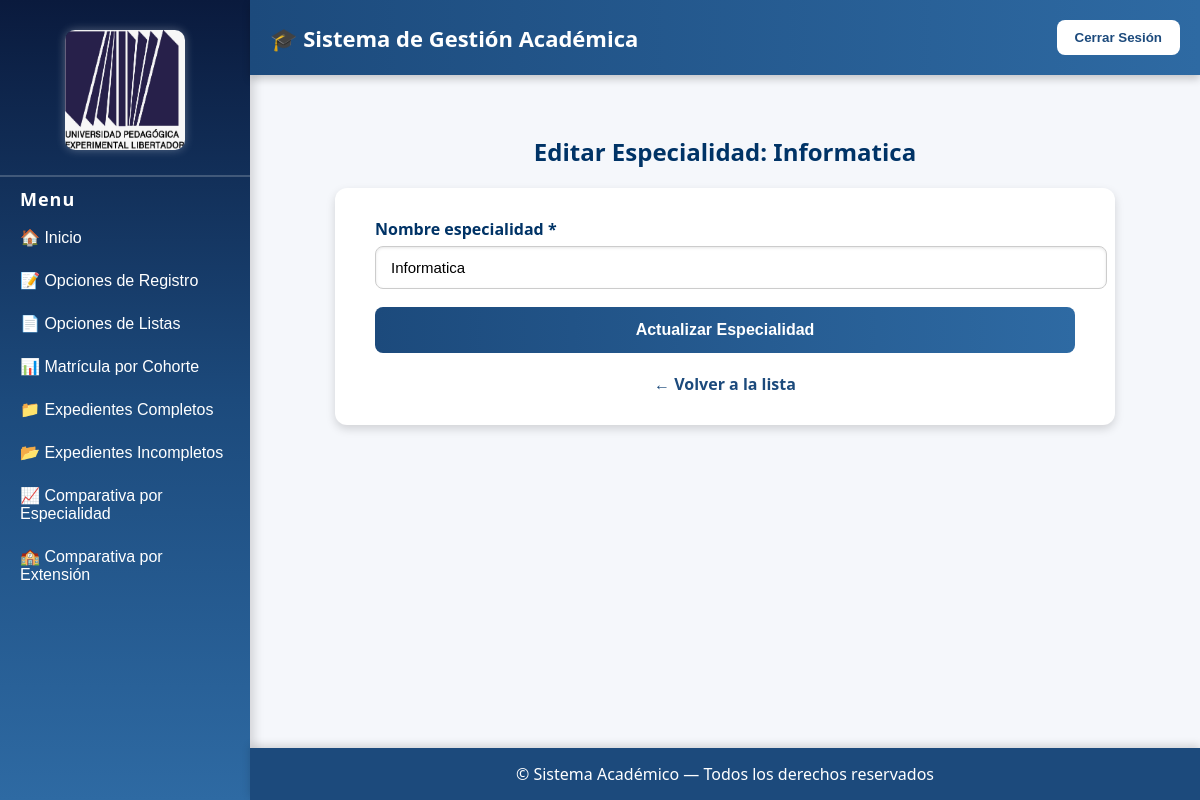
Screenshot of /especialidades/editar/1/ (signed in) with the database file from the repository.
### estudiantes/models.py (models this page shows, shortened)
class Especialidad(models.Model):
    nombre_especialidad = models.CharField(max_length=100, unique=True)

### estudiantes/views.py (the view)
# urls.py: path('especialidades/editar/<int:id>/', views.editar_especialidad, name='editar_especialidad'),
def editar_especialidad(request, id):
    if not solo_admin(request):
        messages.error(request, "No tienes permisos para editar especialidades.")
        return redirect('listar_especialidades')
    especialidad = get_object_or_404(Especialidad, id=id)
    if request.method == 'POST':
        form = EspecialidadForm(request.POST, instance=especialidad)
        if form.is_valid():
            form.save()
            messages.success(request, '✅ Especialidad actualizada correctamente.')
            return redirect('listar_especialidades')
        else:
            messages.error(request, '❌ Corrige los errores del formulario.')
    else:
        form = EspecialidadForm(instance=especialidad)
    return render(request, 'editar_especialidad.html', {'form': form, 'especialidad': especialidad})

### estudiantes/forms.py
class EspecialidadForm(forms.ModelForm):
    class Meta:
        model = Especialidad
        fields = '__all__'

### estudiantes/views.py (called while the page is built)
def user_role(request):
    return request.session.get('usuario_rol', None)

def solo_admin(request):
    return user_role(request) == "Administrador"

### estudiantes/templates/editar_especialidad.html (shortened to what this page needs)
{% extends 'home.html' %}
{% load static %}
{% block content %}
<h2>Editar Especialidad: {{ especialidad.nombre_especialidad }}</h2>
<div style="max-width:700px; margin:0 auto; background:white; padding:30px 40px; border-radius:12px; box-shadow:0 4px 10px rgba(0,0,0,0.15);">
    <form id="formEditarEspecialidad" method="POST" novalidate>
        {% for field in form %}
            <div style="margin-bottom: 18px;">
                <label for="{{ field.id_for_label }}" style="font-weight:bold; color:#003366; display:block; margin-bottom:6px;">
                    {{ field.label }}{% if field.field.required %} *{% endif %}
                </label>
                {% if field.field.widget.input_type == "text" %}
                    <input type="text" name="{{ field.html_name }}" value="{{ field.value|default_if_none:'' }}" id="{{ field.id_for_label }}" class="form-field" placeholder="Ingrese {{ field.label }}">
                {% elif field.field.widget.input_type == "textarea" %}
                    <textarea name="{{ field.html_name }}" id="{{ field.id_for_label }}" class="form-field" placeholder="Ingrese {{ field.label }}">{{ field.value|default_if_none:'' }}</textarea>
                {% else %}
                    {{ field }}
                {% endif %}
            </div>
        {% endfor %}
        <button type="submit" style="width:100%; padding:14px; font-size:16px; border-radius:8px; border:none; background:linear-gradient(90deg,#1c4a7c,#2e6aa3); color:white; font-weight:bold; cursor:pointer; transition:all 0.3s;">
            Actualizar Especialidad
        </button>
    </form>
    <div style="text-align:center; margin-top:20px;">
        <a href="{% url 'listar_especialidades' %}" style="color:#1c4a7c; font-weight:bold; text-decoration:none;">← Volver a la lista</a>
    </div>
</div>
{% endblock %}

### estudiantes/templates/home.html (style rules this page uses)
body { margin: 0; font-family: "Segoe UI", Tahoma, Geneva, Verdana, sans-serif; background-color: #f5f7fb; color: #333; display: flex; height: 100vh; }
main h2 { color: #003366; text-align: center; }

### estudiantes/templates/editar_especialidad.html (style rules this page uses)
.form-field { width: 100%; padding: 12px 15px; font-size: 15px; border: 1px solid #ccc; border-radius: 8px; transition: all 0.3s ease; box-shadow: inset 0 1px 3px rgba(0,0,0,0.1); }
.form-field::placeholder { color: #999; }

### rows the page displays
Especialidad: nombre_especialidad "Informatica", nombre_especialidad "Informatica"

### other values shown
{{ field.label }} "Nombre especialidad"
